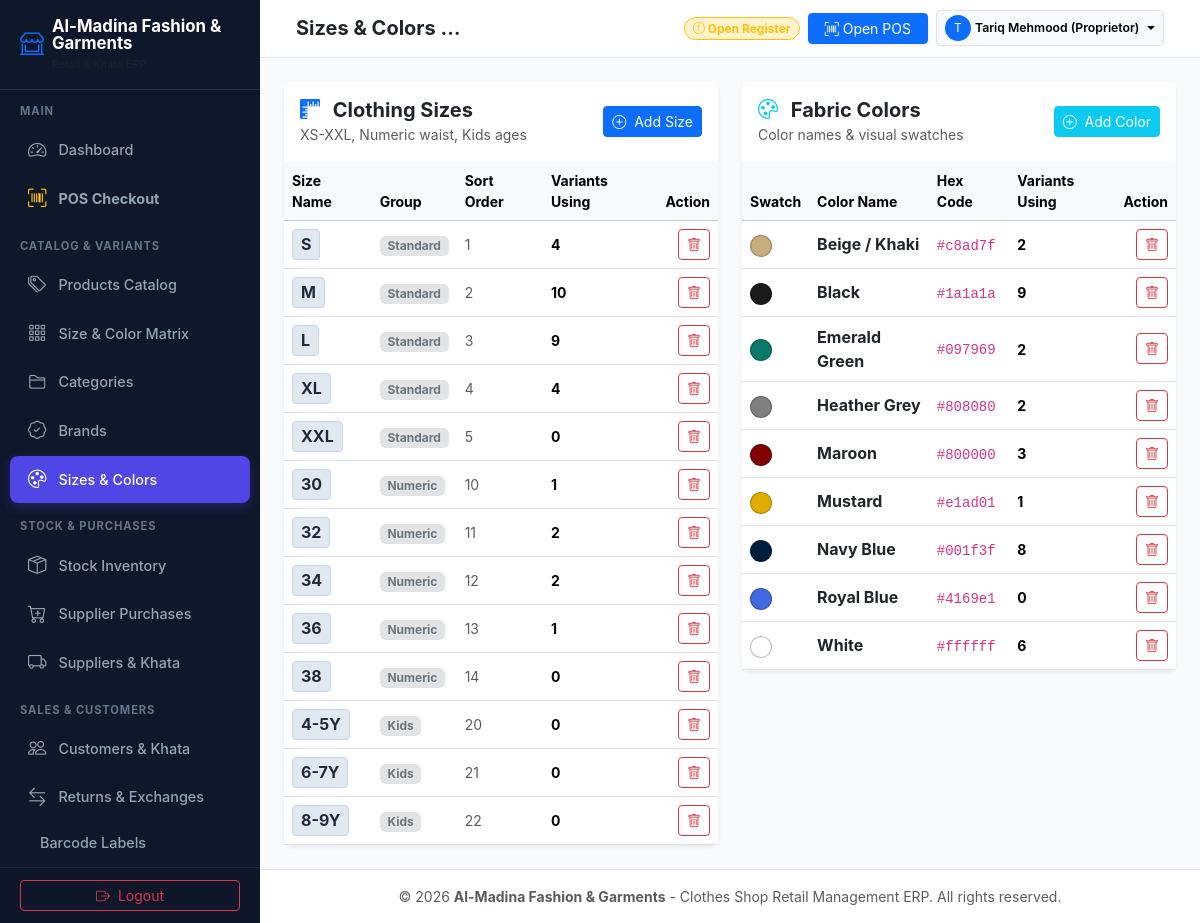
The page /sizes_colors.php (signed in) on the database its author committed.
### tables this page shows
CREATE TABLE `sizes` (
  `id` INT AUTO_INCREMENT PRIMARY KEY,
  `name` VARCHAR(50) NOT NULL,
  `size_group` VARCHAR(50) NOT NULL DEFAULT 'Standard',  
  `sort_order` INT NOT NULL DEFAULT 0,
  `created_at` TIMESTAMP DEFAULT CURRENT_TIMESTAMP
);

CREATE TABLE `colors` (
  `id` INT AUTO_INCREMENT PRIMARY KEY,
  `name` VARCHAR(50) NOT NULL,
  `hex_code` VARCHAR(20) NOT NULL DEFAULT '#000000',
  `created_at` TIMESTAMP DEFAULT CURRENT_TIMESTAMP
);

### sizes_colors.php (the view, shortened to what this page needs)
<?php
require_once __DIR__ . '/includes/header.php';
$sizes = $pdo->query("SELECT s.*, COUNT(pv.id) AS variant_count
                      FROM sizes s
                      LEFT JOIN product_variants pv ON s.id = pv.size_id
                      GROUP BY s.id
                      ORDER BY s.sort_order ASC, s.name ASC")->fetchAll();
$colors = $pdo->query("SELECT c.*, COUNT(pv.id) AS variant_count
                       FROM colors c
                       LEFT JOIN product_variants pv ON c.id = pv.color_id
                       GROUP BY c.id
                       ORDER BY c.name ASC")->fetchAll();
?>
<div class="row g-4">
    <div class="col-12 col-lg-6">
        <div class="card border-0 shadow-sm rounded-3">
            <div class="card-header bg-white border-0 py-3 d-flex justify-content-between align-items-center">
                <div>
                    <h5 class="fw-bold mb-0 text-dark"><i class="bi bi-rulers text-primary me-2"></i> Clothing Sizes</h5>
                    <small class="text-muted">XS-XXL, Numeric waist, Kids ages</small>
                </div>
                <button class="btn btn-primary btn-sm" data-bs-toggle="modal" data-bs-target="#addSizeModal">
                    <i class="bi bi-plus-circle me-1"></i> Add Size
                </button>
            </div>
            <div class="table-responsive">
                <table class="table table-hover align-middle mb-0">
                    <thead class="table-light small text-muted">
                        <tr>
                            <th>Size Name</th>
                            <th>Group</th>
                            <th>Sort Order</th>
                            <th>Variants Using</th>
                            <th class="text-end">Action</th>
                        </tr>
                    </thead>
                    <tbody>
                        <?php foreach ($sizes as $s): ?>
                            <tr>
                                <td><span class="size-badge fs-6"><?= htmlspecialchars($s['name']) ?></span></td>
                                <td><span class="badge bg-secondary-subtle text-secondary"><?= htmlspecialchars($s['size_group']) ?></span></td>
                                <td><small class="text-muted"><?= $s['sort_order'] ?></small></td>
                                <td><small class="fw-bold"><?= $s['variant_count'] ?></small></td>
                                <td class="text-end">
                                    <a href="sizes_colors.php?del_size=<?= $s['id'] ?>" class="btn btn-sm btn-outline-danger" onclick="return confirm('Delete this size?')">
                                        <i class="bi bi-trash"></i>
                                    </a>
                                </td>
                            </tr>
                        <?php endforeach; ?>
                    </tbody>
                </table>
            </div>
        </div>
    </div>
    <div class="col-12 col-lg-6">
        <div class="card border-0 shadow-sm rounded-3">
            <div class="card-header bg-white border-0 py-3 d-flex justify-content-between align-items-center">
                <div>
                    <h5 class="fw-bold mb-0 text-dark"><i class="bi bi-palette text-info me-2"></i> Fabric Colors</h5>
                    <small class="text-muted">Color names & visual swatches</small>
                </div>
                <button class="btn btn-info btn-sm text-white" data-bs-toggle="modal" data-bs-target="#addColorModal">
                    <i class="bi bi-plus-circle me-1"></i> Add Color
                </button>
            </div>
            <div class="table-responsive">
                <table class="table table-hover align-middle mb-0">
                    <thead class="table-light small text-muted">
                        <tr>
                            <th>Swatch</th>
                            <th>Color Name</th>
                            <th>Hex Code</th>
                            <th>Variants Using</th>
                            <th class="text-end">Action</th>
                        </tr>
                    </thead>
                    <tbody>
                        <?php foreach ($colors as $c): ?>
                            <tr>
                                <td>
                                    <span class="color-dot" style="width: 22px; height: 22px; background-color: <?= htmlspecialchars($c['hex_code']) ?>;"></span>
                                </td>
                                <td><strong class="text-dark"><?= htmlspecialchars($c['name']) ?></strong></td>
                                <td><code><?= htmlspecialchars($c['hex_code']) ?></code></td>
                                <td><small class="fw-bold"><?= $c['variant_count'] ?></small></td>
                                <td class="text-end">
                                    <a href="sizes_colors.php?del_color=<?= $c['id'] ?>" class="btn btn-sm btn-outline-danger" onclick="return confirm('Delete this color?')">
                                        <i class="bi bi-trash"></i>
                                    </a>
                                </td>
                            </tr>
                        <?php endforeach; ?>
                    </tbody>
                </table>
            </div>
        </div>
    </div>
</div>
<?php require_once __DIR__ . '/includes/footer.php'; ?>

### assets/css/clothes-retail.css (style rules this page uses)
:root { --cr-primary: #4f46e5; --cr-primary-hover: #4338ca; --cr-secondary: #0ea5e9; --cr-dark: #1e1b4b; --cr-sidebar-bg: #0f172a; --cr-sidebar-hover: #1e293b; --cr-accent: #f43f5e; --cr-bg: #f8fafc; --cr-card-bg: #ffffff; --cr-border: #e2e8f0; }
html, body { height: 100%; }
body { background-color: var(--cr-bg); font-family: -apple-system, BlinkMacSystemFont, "Segoe UI", Roboto, "Helvetica Neue", Arial, sans-serif; color: #334155; min-height: 100%; }
@media (min-width: 992px) { html, body { height: 100vh; overflow: hidden; } }
.color-dot { width: 14px; height: 14px; border-radius: 50%; display: inline-block; vertical-align: middle; border: 1px solid rgba(0, 0, 0, 0.25); margin-right: 4px; }
.size-badge { display: inline-block; padding: 0.15rem 0.5rem; font-size: 0.75rem; font-weight: 700; border-radius: 4px; background: #e2e8f0; color: #1e293b; border: 1px solid #cbd5e1; }
.table-responsive { -webkit-overflow-scrolling: touch; }

### rows shown on the page
sizes: name "S", size_group "Standard", sort_order "1", variant_count "4"
sizes: name "M", size_group "Standard", sort_order "2", variant_count "10"
sizes: name "L", size_group "Standard", sort_order "3", variant_count "9"
sizes: name "XL", size_group "Standard", sort_order "4", variant_count "4"
sizes: name "XXL", size_group "Standard", sort_order "5", variant_count "0"
sizes: name "30", size_group "Numeric", sort_order "10", variant_count "1"
sizes: name "32", size_group "Numeric", sort_order "11", variant_count "2"
sizes: name "34", size_group "Numeric", sort_order "12", variant_count "2"
sizes: name "36", size_group "Numeric", sort_order "13", variant_count "1"
sizes: name "38", size_group "Numeric", sort_order "14", variant_count "0"
sizes: name "4-5Y", size_group "Kids", sort_order "20", variant_count "0"
sizes: name "6-7Y", size_group "Kids", sort_order "21", variant_count "0"
sizes: name "8-9Y", size_group "Kids", sort_order "22", variant_count "0"
colors: name "Beige / Khaki", hex_code "#c8ad7f", variant_count "2"
colors: name "Black", hex_code "#1a1a1a", variant_count "9"
colors: name "Emerald Green", hex_code "#097969", variant_count "2"
colors: name "Heather Grey", hex_code "#808080", variant_count "2"
colors: name "Maroon", hex_code "#800000", variant_count "3"
colors: name "Mustard", hex_code "#e1ad01", variant_count "1"
colors: name "Navy Blue", hex_code "#001f3f", variant_count "8"
colors: name "Royal Blue", hex_code "#4169e1", variant_count "0"
colors: name "White", hex_code "#ffffff", variant_count "6"

### other values the page prints
$shop_name "Al-Madina Fashion & Garments"
$page_title "Sizes & Colors…"
$avatarLetter "T"
$displayName "Tariq Mehmood (Proprietor)"
